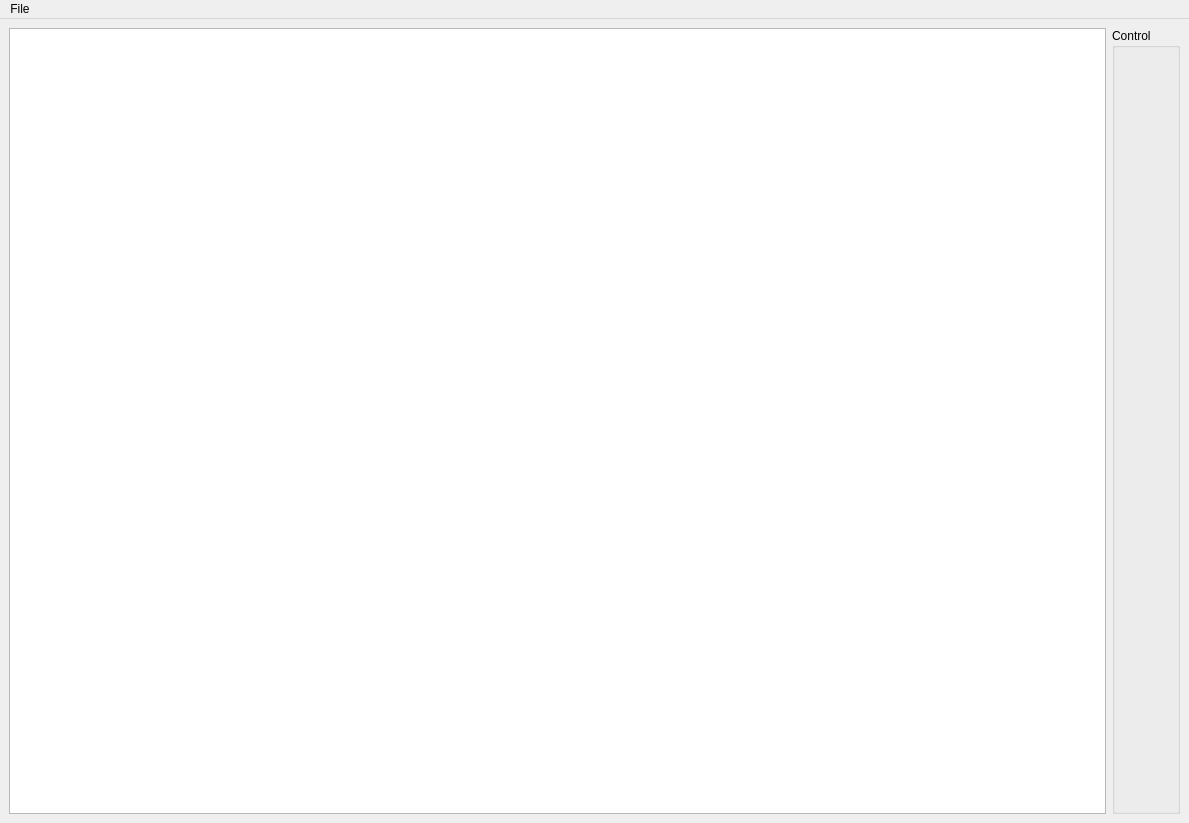
<?xml version="1.0" encoding="UTF-8"?>
<ui version="4.0">
 <class>MainWindow</class>
 <widget class="QMainWindow" name="MainWindow">
  <property name="geometry">
   <rect>
    <x>0</x>
    <y>0</y>
    <width>1189</width>
    <height>823</height>
   </rect>
  </property>
  <property name="minimumSize">
   <size>
    <width>0</width>
    <height>0</height>
   </size>
  </property>
  <property name="maximumSize">
   <size>
    <width>16777215</width>
    <height>16777215</height>
   </size>
  </property>
  <property name="windowTitle">
   <string>RadioMon Signals</string>
  </property>
  <widget class="QWidget" name="centralwidget">
   <property name="enabled">
    <bool>true</bool>
   </property>
   <property name="sizePolicy">
    <sizepolicy hsizetype="Preferred" vsizetype="Preferred">
     <horstretch>0</horstretch>
     <verstretch>0</verstretch>
    </sizepolicy>
   </property>
   <layout class="QHBoxLayout" name="horizontalLayout_2">
    <item>
     <layout class="QHBoxLayout" name="horizontalLayout">
      <item>
       <widget class="PlotWidget" name="graphicsView"/>
      </item>
      <item>
       <widget class="QGroupBox" name="groupBox">
        <property name="title">
         <string>Control</string>
        </property>
       </widget>
      </item>
     </layout>
    </item>
   </layout>
  </widget>
  <widget class="QMenuBar" name="menubar">
   <property name="geometry">
    <rect>
     <x>0</x>
     <y>0</y>
     <width>1189</width>
     <height>21</height>
    </rect>
   </property>
   <widget class="QMenu" name="menuFile">
    <property name="title">
     <string>File</string>
    </property>
    <addaction name="actionQuit"/>
   </widget>
   <addaction name="menuFile"/>
  </widget>
  <action name="actionQuit">
   <property name="text">
    <string>Quit</string>
   </property>
  </action>
 </widget>
 <customwidgets>
  <customwidget>
   <class>PlotWidget</class>
   <extends>QGraphicsView</extends>
   <header location="global">pyqtgraph</header>
  </customwidget>
 </customwidgets>
 <resources/>
 <connections/>
</ui>
